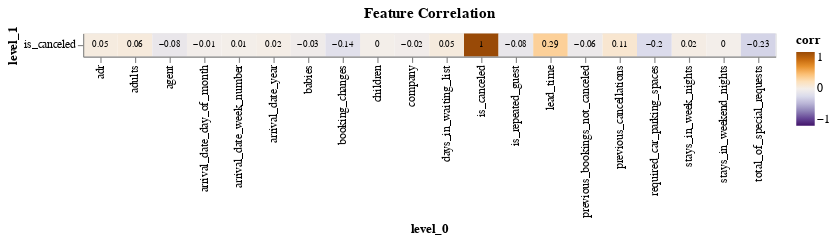

Notebook source saved alongside this figure:
### Markdown cell above
## Correlation with target

### Code cell
corr_plot = (
    alt.Chart(corr_df[corr_df.level_1 == "is_canceled"], title="Feature Correlation")
    .mark_rect()
    .encode(
        x="level_0",
        y="level_1",
        tooltip="corr",
        color=alt.Color("corr", scale=alt.Scale(domain=(-1, 1), scheme="purpleorange"))
    )
    .properties(width=600)
)
corr_plot

corr_text = (
    alt.Chart(corr_df[corr_df.level_1 == "is_canceled"])
    .mark_text(size=8)
    .encode(
        x="level_0",
        y="level_1",
        text="round_corr",
    )
    .properties(width=600)
)
corr_plot + corr_text

### Figure 1 — Vega-Lite specification as saved in the notebook (floating-point values rounded to 4 significant figures)
{"config": {"view": {"continuousWidth": 400, "continuousHeight": 300}}, "layer": [{"data": {"name": "data-68e487fbeac934d809c3f4ea1cad3e90"}, "mark": "rect", "encoding": {"color": {"type": "quantitative", "field": "corr", "scale": {"domain": [-1, 1], "scheme": "purpleorange"}}, "tooltip": {"type": "quantitative", "field": "corr"}, "x": {"type": "nominal", "field": "level_0"}, "y": {"type": "nominal", "field": "level_1"}}, "title": "Feature Correlation", "width": 600}, {"data": {"name": "data-68e487fbeac934d809c3f4ea1cad3e90"}, "mark": {"type": "text", "size": 8}, "encoding": {"text": {"type": "quantitative", "field": "round_corr"}, "x": {"type": "nominal", "field": "level_0"}, "y": {"type": "nominal", "field": "level_1"}}, "width": 600}], "$schema": "https://vega.github.io/schema/vega-lite/v4.8.1.json", "datasets": {"data-68e487fbeac934d809c3f4ea1cad3e90": [{"level_0": "is_canceled", "level_1": "is_canceled", "corr": 1.0, "round_corr": 1.0}, {"level_0": "lead_time", "level_1": "is_canceled", "corr": 0.2947, "round_corr": 0.29}, {"level_0": "arrival_date_year", "level_1": "is_canceled", "corr": 0.01786, "round_corr": 0.02}, {"level_0": "arrival_date_week_number", "level_1": "is_canceled", "corr": 0.005101, "round_corr": 0.01}, {"level_0": "arrival_date_day_of_month", "level_1": "is_canceled", "corr": -0.006396, "round_corr": -0.01}, {"level_0": "stays_in_weekend_nights", "level_1": "is_canceled", "corr": -0.002369, "round_corr": -0.0}, {"level_0": "stays_in_week_nights", "level_1": "is_canceled", "corr": 0.0244, "round_corr": 0.02}, {"level_0": "adults", "level_1": "is_canceled", "corr": 0.05991, "round_corr": 0.06}, {"level_0": "children", "level_1": "is_canceled", "corr": 0.004842, "round_corr": 0.0}, {"level_0": "babies", "level_1": "is_canceled", "corr": -0.03197, "round_corr": -0.03}, {"level_0": "is_repeated_guest", "level_1": "is_canceled", "corr": -0.08464, "round_corr": -0.08}, {"level_0": "previous_cancellations", "level_1": "is_canceled", "corr": 0.1083, "round_corr": 0.11}, {"level_0": "previous_bookings_not_canceled", "level_1": "is_canceled", "corr": -0.05752, "round_corr": -0.06}, {"level_0": "booking_changes", "level_1": "is_canceled", "corr": -0.1434, "round_corr": -0.14}, {"level_0": "agent", "level_1": "is_canceled", "corr": -0.08146, "round_corr": -0.08}, {"level_0": "company", "level_1": "is_canceled", "corr": -0.0187, "round_corr": -0.02}, {"level_0": "days_in_waiting_list", "level_1": "is_canceled", "corr": 0.05413, "round_corr": 0.05}, {"level_0": "adr", "level_1": "is_canceled", "corr": 0.0456, "round_corr": 0.05}, {"level_0": "required_car_parking_spaces", "level_1": "is_canceled", "corr": -0.1954, "round_corr": -0.2}, {"level_0": "total_of_special_requests", "level_1": "is_canceled", "corr": -0.235, "round_corr": -0.23}]}}
